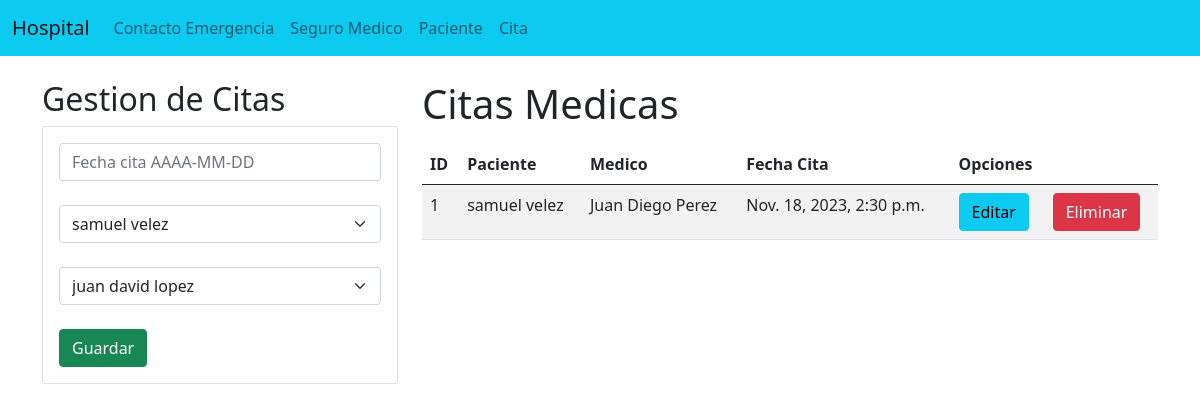
Page /citas/ on the committed database.
### Menus/models.py (models this page shows)
class cita (models.Model):
    idCita = models.AutoField(primary_key=True)
    fechaCita = models.DateTimeField(blank=False)
    id_Paciente = models.CharField(max_length=50, blank=False)
    id_usuario= models.CharField(max_length=50, blank=False)

### Menus/views.py (the view)
# urls.py: path('citas/', views.pedirCitas, name='citas'),
def pedirCitas (request):
    citasPacientes = cita.objects.all()
    medicos = Medicos.objects.all()
    pacientes = paciente.objects.all()
    return render(request, "citas.html", {"citas":citasPacientes, "medicos":medicos, "pacientes" : pacientes})

### Menus/Templates/citas.html (shortened to what this page needs)
<!DOCTYPE html>
<html lang="en">
<head>
  <link href="https://cdn.jsdelivr.net/npm/bootstrap@5.0.2/dist/css/bootstrap.min.css" rel="stylesheet">
</head>
<body>
  <nav class="navbar navbar-expand-lg navbar-light bg-info">
    <div class="container-fluid">
      <a class="navbar-brand" href="#">Hospital</a>
      <div class="collapse navbar-collapse" id="navbarNav">
        <ul class="navbar-nav">
          <li class="nav-item">
            <a class="nav-link" href="{% url 'contactoEmergencia' %}">Contacto Emergencia</a>
          </li>
          <li class="nav-item">
            <a class="nav-link" href="{% url 'seguros' %}">Seguro Medico</a>
          </li>
          <li class="nav-item">
            <a class="nav-link" href="{% url 'pacientes' %}">Paciente</a>
          </li>
          <li class="nav-item">
            <a class="nav-link" href="{% url 'citas' %}">Cita</a>
          </li>
        </ul>
      </div>
    </div>
  </nav>
  <div class="container py-4">
    <div class="row">
        <div class="col-sm-12 col-md-6 col-lg-4 col-xl-4">
            <h2>Gestion de Citas</h2>
            <div class="card">
                <div class="card-body">
                    <form action="registrarCita/" method="POST">{% csrf_token %}
                        <div class="form-group">
                        <input type="text" id="txtFechaCita" name="txtFechaCita" class="form-control" placeholder="Fecha cita AAAA-MM-DD" required>
                        </div>
                        <br>
                        <div class="form-group">
                          <select class="form-select" aria-label="Default select example" id="txtPaciente"  name="txtPaciente" >
                            {% for p in pacientes %}
                            <option value="{{p.nombrePaciente}}">{{p.nombrePaciente}}</option>
                            {% endfor %}
                          </select>
                        </div>
                        <br>
                        <div class="form-group">
                          <select class="form-select" aria-label="Default select example" id="txtUsuario"  name="txtUsuario" >
                            {% for m in medicos %}
                            <option value="{{m.nombreMedico}}">{{m.nombreMedico}}</option>
                            {% endfor %}
                          </select>
                        </div>
                        <br>
                        <div class="form-group">
                            <button type="submit" class="btn btn-success btn-block text-white">Guardar</button>
                        </div>
                    </form>
                </div>
            </div>
        </div>
        <div class="col-sm-12 col-md-6 col-lg-8 col-xl-8">
            <h1>Citas Medicas
            </h1>
            <div class="table-responsive py-2">
                <table class="table table-striped">
                    <thead>
                        <tr>
                            <th>ID</th>
                            <th>Paciente</th>
                            <th>Medico</th>
                            <th>Fecha Cita</th>
                            <th colspan="2">Opciones</th>
                        </tr>
                    </thead>
                    <tbody>
                        {% for c in citas %}
                        <tr>
                            <td>{{c.idCita}} </td>
                            <td>{{c.id_Paciente}} </td>
                            <td>{{c.id_usuario}} </td>
                            <td>{{c.fechaCita}} </td>
                            <td><a href="edicionCita/{{c.idCita}}" class="btn btn-info">Editar</a></td>
                            <td><a href="eliminarCita/{{c.idCita}}" class="btn btn-danger">Eliminar</a></td>
                        </tr>
                        {% endfor %}
                    </tbody>
                </table>
            </div>
        </div>
    </div>
  </div>
</body>
</html>

### rows in the picture
cita: idCita "1", id_Paciente "samuel velez", id_usuario "Juan Diego Perez", fechaCita "Nov. 18, 2023, 2:30 p.m."

### other values in the picture
form field txtPaciente "samuel velez"
form field txtUsuario "juan david lopez"
